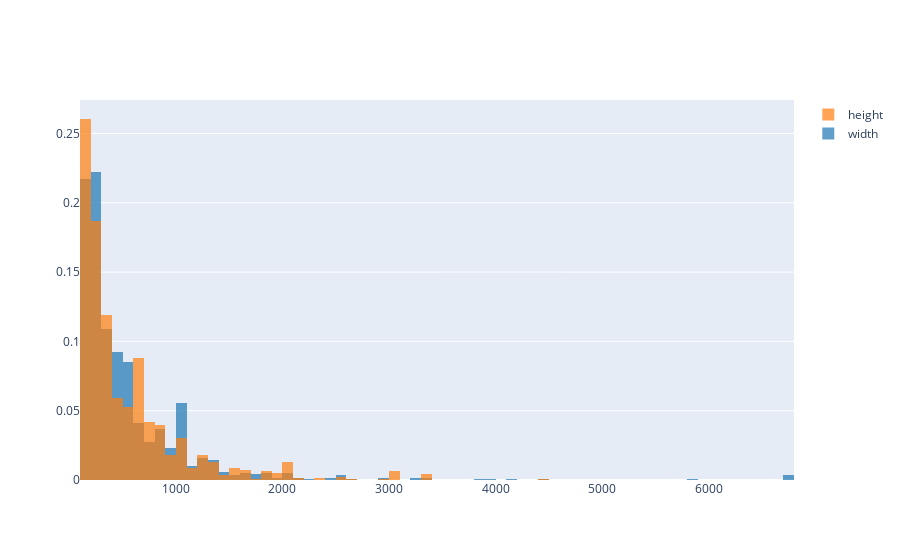

Notebook cell for this chart:
### Code cell
# Image height and width distributions

fig = create_distplot(
    hist_data=[[i[0] for i in shape_lst], [i[1] for i in shape_lst]],
    group_labels=['width', 'height'],
    bin_size=100,
    histnorm='probability',
    show_hist=True,
    show_curve=False,
    show_rug=False,
)
fig

### Figure 1 — Plotly figure (JSON) as saved in the notebook; plotly's stock layout.template omitted (floating-point values rounded to 4 significant figures; data arrays with more than 128 entries replaced by an {"elided": "..."} marker saying what was removed)
{"data": [{"autobinx": false, "histnorm": "probability", "legendgroup": "width", "marker": {"color": "rgb(31, 119, 180)"}, "name": "width", "opacity": 0.7, "type": "histogram", "x": {"elided": "1202 int values"}, "xaxis": "x", "xbins": {"end": 6714, "size": 100, "start": 100}, "yaxis": "y"}, {"autobinx": false, "histnorm": "probability", "legendgroup": "height", "marker": {"color": "rgb(255, 127, 14)"}, "name": "height", "opacity": 0.7, "type": "histogram", "x": {"elided": "1202 int values"}, "xaxis": "x", "xbins": {"end": 4430, "size": 100, "start": 100}, "yaxis": "y"}], "layout": {"barmode": "overlay", "hovermode": "closest", "legend": {"traceorder": "reversed"}, "xaxis": {"anchor": "y2", "domain": [0, 1], "zeroline": false}, "yaxis": {"anchor": "free", "domain": [0, 1], "position": 0}}}
